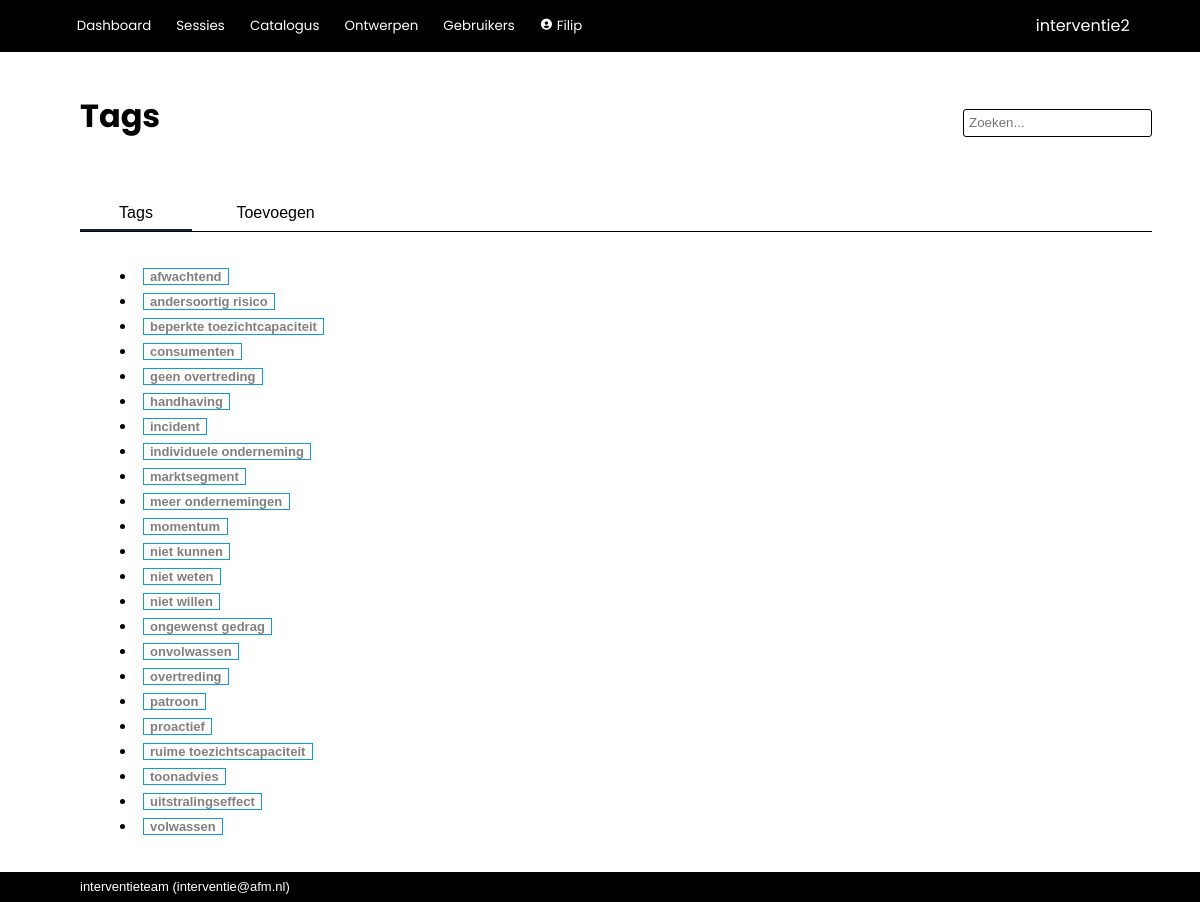
/tools/tags (signed in), run on the app's committed database.
### interventie2/models.py (models this page shows, shortened)
class User(db.Model, UserMixin):
    __tablename__ = 'users'
    id            = db.Column(db.Integer, primary_key=True)
    name          = db.Column(db.String(80), nullable=False, unique=True)
    password      = db.Column(db.String(200), nullable=False)
    role_id       = db.Column(db.Integer, db.ForeignKey('roles.id'), nullable=False, default=4) #references roles.id
    description   = db.Column(db.String(2000), nullable=False, default="")
    email         = db.Column(db.String(254))
    link          = db.Column(db.String(1000))
    active        = db.Column(db.Boolean, nullable=False, default=True)
    date_created  = db.Column(db.DateTime(timezone=True), server_default=func.now())
    last_seen     = db.Column(db.DateTime(timezone=True), server_default=func.now())
    role = relationship('Role')
    messages = relationship('Message', back_populates='recipient', foreign_keys="Message.recipient_id", cascade='all, delete-orphan')
    messages_sent = relationship('Message', back_populates='sender', foreign_keys="Message.sender_id")
    worksession = relationship('Worksession', back_populates='creator')
    plan = relationship('Plan', back_populates='creator')
    allowed_worksessions = relationship('Worksession', secondary='worksession_access', back_populates='allowed_users')
    owned_instruments = relationship('Instrument', back_populates='owner')
    def unread_messages(self):
        return sum(1 for message in self.messages if (message.unread) and (message.deliver_after.date() <= date.today()))
    def unread_message_alert(self):
        return self.unread_messages() > 0

class Tag(db.Model):
    __tablename__ = 'tags'
    id            = db.Column(db.Integer, primary_key=True)
    name          = db.Column(db.String(100), nullable=False, unique=True)
    instruments = relationship('InstrumentTagAssignment', back_populates='tag', cascade='all, delete-orphan')

### interventie2/tools/routes.py (the view)
@tools.route('/tags', methods=['GET', 'POST'])
@login_required
def tags():
    if not current_user.role.edit_questionnaire:
        return render_template('error/index.html', title='Onvoldoende rechten', message='Onvoldoende rechten om tags te wijzigen.')
    form = TagForm()
    tags = Tag.query.order_by(Tag.name)
    if form.validate_on_submit():
        tag = Tag(name = form.name.data)
        db.session.add(tag)
        db.session.commit()
        return redirect(url_for('tools.tags'))
    elif request.method == 'GET':
        pass
    return render_template('tools/tags.html', edit_catalog_allowed=current_user.role.edit_catalog, tags=tags, form=form)

### interventie2/forms.py
class TagForm(FlaskForm):
    name               = StringField('Naam', validators=[DataRequired(), Length(min=2, max=100)], render_kw={'size': 40})
    submit             = SubmitField('Tag opslaan')

### interventie2/models.py (called while the page is built)
@login_manager.user_loader
def load_user(user_id):
    return User.query.get(user_id)

### interventie2/tools/templates/tools/tags.html (shortened to what this page needs)
{% extends 'base.html' %}
{% block page_title %}
Tags
{% endblock %}
{% block tabs %}
<div class="tab_bar">
    <button class="tablinks" onclick="switch_tab(event, 'tag_analysis')" id="defaultOpen">Tags</button>
    <button class="tablinks" onclick="switch_tab(event, 'tag_new')">Toevoegen</button>
</div>
{% endblock %}
{% block body %}
<div id="tag_analysis" class="tabcontent">
    <div class="text_area">
        <ul>
        {% for tag in tags %}
        <li><a href="{{ url_for('tools.tag', tag_id=tag.id) }}"><span class="tag">{{ tag.name }}</span></a></li>
        {% endfor %}
        </ul>
    </div>
</div>
{% endblock %}

### interventie2/templates/base.html (shortened to what this page needs)
<!DOCTYPE html>
<html lang="en">
    <head>
        <link rel="stylesheet" href="{{ url_for('static', filename='css/styles.css')}}">
        <link href="https://unpkg.com/boxicons@2.1.2/css/boxicons.min.css" rel="stylesheet">
    </head>
    <body>
        {% import 'jinja_macros.html' as macro %}
        <header>
            <div class="logo">{{ config['APP_NAME'] }}</div>
            <div class="modes">
                {% if current_user.is_authenticated %}
                    <button>
                        <a href="{{ url_for('main.index') }}">Dashboard</a>
                    </button>
                    <button>
                        <a href="{{ url_for('main.worksessions') }}">Sessies</a>
                    </button>
                    <button>
                        <a href="{{ url_for('catalog.index') }}">Catalogus</a>
                    </button>
                    {% if current_user.role.edit_questionnaire %}
                        <button>
                            <a href="{{ url_for('tools.index') }}">Ontwerpen</a>
                        </button>
                    {% endif %}
                    {% if current_user.role.edit_users %}
                        <button>
                            <a href="{{ url_for('admin.index') }}">Gebruikers</a>
                        </button>
                    {% endif %}
                    <button>
                        <a href="{{ url_for('admin.user', id=current_user.id) }}"><i class='bx bxs-user-circle'></i>
                            {{ current_user.name }}
                        </a>
                    </button>
                {% else %}
                    <button>
                        <a href="{{ url_for('main.login') }}">Login</a>
                    </button>
                {% endif %}
            </div>
        </header>
        <nav>
            <div class="title">{% block page_title %}{% endblock %}</div>
            {% if current_user.is_authenticated %}
                <form action="/analysis/search" method="get" class="search">
                    <input id="search" type="search"  name="q" value="{{ request.args.get('q') or '' }}" placeholder="Zoeken...">
                </form>
            {% endif %}
            <div class="tabs">{% block tabs %}{% endblock %}</div>
        </nav>
        <main>
            <section>{% block body %}{% endblock %}</section>
        </main>
        <footer>{{ config['MAINTAINER'] }} (<a href="mailto:{{ config['MAINTAINER_EMAIL'] }}">{{ config['MAINTAINER_EMAIL'] }}</a>)</footer>
    </body>
</html>

### interventie2/static/css/styles.css (style rules this page uses)
:root { --dark-blue: #0f2841; --light-blue: #0e9ed5; --green: #3b7d23; --red: red; --highlight: #195fa6; --mid-grey: #0e9ed5; --object: #f0f9ff; --alert: red; --button-bg: #176cc2; --button-fg: white; }
html, body { font-family: sans-serif; line-height: 1.5em; padding: 0px; margin: 0px; }
a { color: inherit; text-decoration: none; }
ul { margin: 0; padding-left: 1.5em; }
button { border: 1px solid var(--mid-grey); background-color: var(--button-bg); color: var(--button-fg); min-height: 2.2em; border-radius: 3px; min-width: 7em; padding-left: 1em; padding-right: 1em; margin-bottom: 2px; }
button a { text-decoration: none; }
input { background-color: white;; border: 1px solid var(--mid-grey); font-size: inherit; min-height: 1.7rem; margin-bottom: 2px; }
body { display: grid; height: 100vh; grid-template-rows: min-content min-content auto min-content; grid-template-areas: "header" "nav" "main" "footer"; }
header { grid-area: header; background-color: black; display: grid; grid-template-columns: auto min-content; grid-template-rows: auto; grid-template-areas: "modes logo"; color: white; align-items: center; padding: 0.6rem 4.4rem; font-family: "Poppins", sans-serif; }
header a { text-decoration: none; font-family: "Poppins", sans-serif; }
.logo { grid-area: logo; }
.modes { grid-area: modes; padding: 0px; margin: 0px; }
.modes button { background: inherit; outline: none; cursor: pointer; padding: 0.4rem 0.4rem; margin: 0 0.5rem 0 0; border: none; border-radius: 0px; color: white; font-family: "Poppins", sans-serif; font-size: smaller; min-width: 0; }
.modes a { text-decoration: none; }
nav { grid-area: nav; display: grid; grid-template-columns: 1fr auto; grid-template-areas: "title search" "steps steps" "tabs tabs "; align-items: center; margin: 3rem 3rem 1rem 5rem; }
.title { grid-area: title; font-family: "Poppins", sans-serif; color: black; font-size: xx-large; font-weight: bold; padding: 0 0 1rem 0; line-height: 1em; }
.search { grid-area: search; display: flex; align-items: center; text-decoration: none; border: none; }
.search input { background-color: white;; border: 1px solid black; border-radius: 3px; padding: 5px; font-size: smaller; height: 1.7rem; }
.tabs { grid-area: tabs; display: flex; padding-top: 3rem; overflow: hidden; font-size: inherit; border-bottom: 1px solid black; }
.tabs button { background: inherit; color: black; outline: none; cursor: pointer; padding: 0rem 2rem 0rem 2rem; margin: 0 0.5rem 0 0; border: none; border-radius: 0px; font-size: inherit; width: auto; border-bottom: solid 2px white; }
.tabs button.active_tab { border-bottom: solid 2px var(--dark-blue); }
main { grid-area: main; padding: 1rem 5rem; display: grid; grid-template-columns: min-content 100%; grid-template-areas: "aside section "; overflow-y: auto; }
section { grid-area: section; padding: 0; margin-left: 1rem; margin-right: 1rem; }
footer { grid-area: footer; background-color: black; color: white; align-items: center; padding: 0.2rem 5rem; font-size: small; }
.text_area { width: 100%; padding: 0 1em 1em 1em; background-color: white; border-radius: 3px; }
.tabcontent { width: 100%; }
.tag { font-weight: bold; font-size: small; color: grey; padding: 0 0.5em 0 0.5em; margin: 0 0.5em 0 0.5em; border: 1px solid var(--mid-grey); white-space: nowrap; text-decoration: none; }

### data on the page
User: name "Filip"
Tag: name "afwachtend"
Tag: name "andersoortig risico"
Tag: name "beperkte toezichtcapaciteit"
Tag: name "consumenten"
Tag: name "geen overtreding"
Tag: name "handhaving"
Tag: name "incident"
Tag: name "individuele onderneming"
Tag: name "marktsegment"
Tag: name "meer ondernemingen"
Tag: name "momentum"
Tag: name "niet kunnen"
Tag: name "niet weten"
Tag: name "niet willen"
Tag: name "ongewenst gedrag"
Tag: name "onvolwassen"
Tag: name "overtreding"
Tag: name "patroon"
Tag: name "proactief"
Tag: name "ruime toezichtscapaciteit"
Tag: name "toonadvies"
Tag: name "uitstralingseffect"
Tag: name "volwassen"

### other printed values
{{ config['APP_NAME'] }} "interventie2"
{{ config['MAINTAINER'] }} "interventieteam"
{{ config['MAINTAINER_EMAIL'] }} "interventie@afm.nl"
